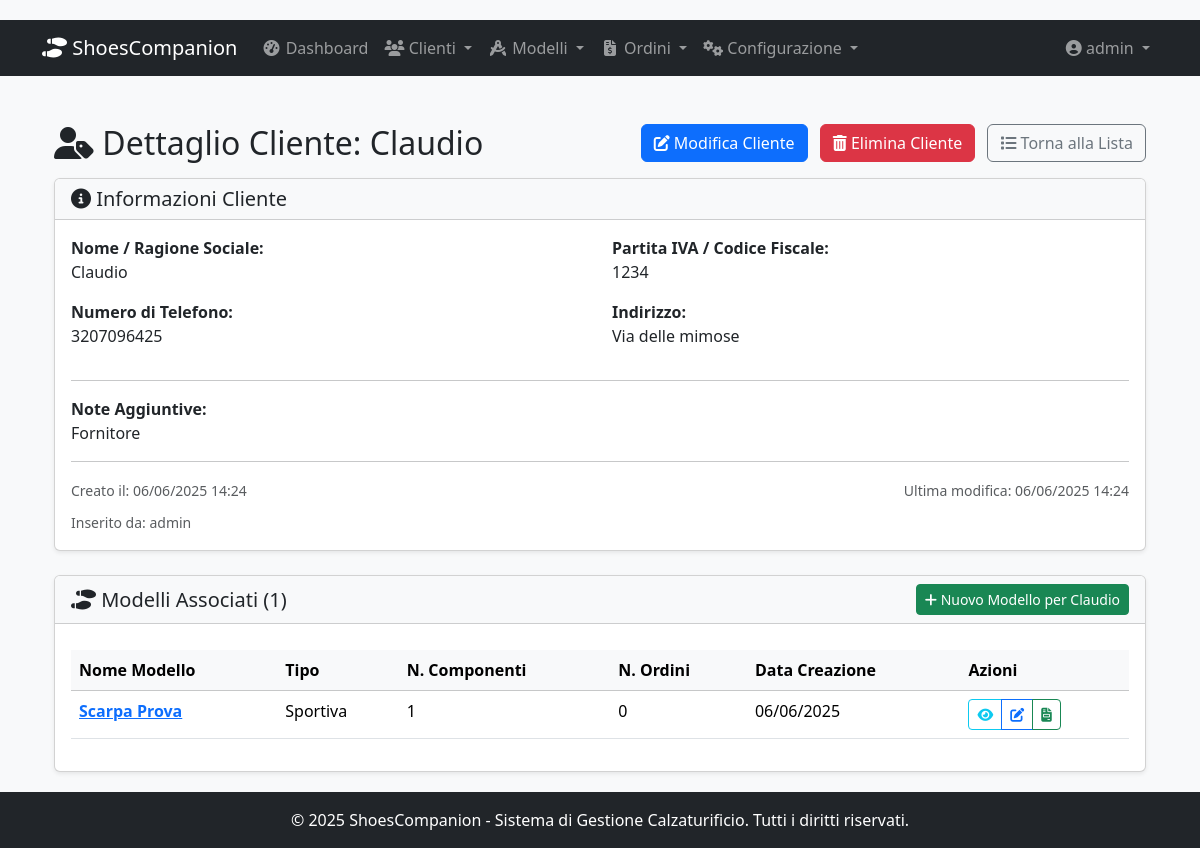
The page /clienti/1/ (signed in) on the database its author committed.
### gestionale/models.py (models this page shows, shortened)
class Cliente(models.Model):
    nome = models.CharField(max_length=200)
    numero_telefono = models.CharField(max_length=20, blank=True, null=True)
    indirizzo = models.TextField(blank=True, null=True)
    partita_IVA = models.CharField(max_length=20, blank=True, null=True)
    note = models.TextField(blank=True, null=True)
    created_at = models.DateTimeField(auto_now_add=True)
    updated_at = models.DateTimeField(auto_now=True)
    created_by = models.ForeignKey(User, on_delete=models.SET_NULL, null=True, related_name='clienti_creati')
    class Meta: verbose_name_plural = "Clienti"; ordering = ['nome']

class Modello(models.Model):
    TIPO_SCARPA_CHOICES = [('CASUAL', 'Casual'), ('ELEGANTE', 'Elegante'), ('SPORTIVA', 'Sportiva'), ('SANDALO', 'Sandalo'), ('STIVALE', 'Stivale'), ('ALTRO', 'Altro')]
    cliente = models.ForeignKey(Cliente, on_delete=models.CASCADE, related_name='modelli')
    nome = models.CharField(max_length=200)
    tipo = models.CharField(max_length=20, choices=TIPO_SCARPA_CHOICES, default='CASUAL')
    foto = models.ImageField(upload_to='modelli/foto/', blank=True, null=True)
    note = models.TextField(blank=True, null=True)
    created_at = models.DateTimeField(auto_now_add=True)
    updated_at = models.DateTimeField(auto_now=True)
    created_by = models.ForeignKey(User, on_delete=models.SET_NULL, null=True, related_name='modelli_creati')
    class Meta: verbose_name_plural = "Modelli"; ordering = ['nome']; unique_together = ['cliente', 'nome']

### gestionale/views.py (the view)
# urls.py: path('clienti/<int:pk>/', views.ClienteDetailView.as_view(), name='cliente_detail'),
class ClienteDetailView(LoginRequiredMixin, generic.DetailView):
    model = Cliente
    template_name = 'gestionale/clienti/cliente_detail.html'

### gestionale/templates/gestionale/clienti/cliente_detail.html (shortened to what this page needs)
{% extends 'gestionale/base.html' %}
{% load static %}
{% block content %}
<div class="container mt-4">
    <div class="d-flex justify-content-between align-items-center mb-3">
        <h2 class="mb-0"><i class="fas fa-user-tag"></i> Dettaglio Cliente: {{ cliente.nome }}</h2>
        <div>
            <a href="{% url 'cliente_update' cliente.pk %}" class="btn btn-primary me-2">
                <i class="fas fa-edit"></i> Modifica Cliente
            </a>
            <a href="{% url 'cliente_delete' cliente.pk %}" class="btn btn-danger me-2">
                <i class="fas fa-trash-alt"></i> Elimina Cliente
            </a>
            <a href="{% url 'cliente_list' %}" class="btn btn-outline-secondary">
                <i class="fas fa-list"></i> Torna alla Lista
            </a>
        </div>
    </div>
    <div class="card shadow-sm mb-4">
        <div class="card-header bg-light">
            <h5 class="mb-0"><i class="fas fa-info-circle"></i> Informazioni Cliente</h5>
        </div>
        <div class="card-body">
            <div class="row">
                <div class="col-md-6">
                    <p><strong>Nome / Ragione Sociale:</strong><br> {{ cliente.nome }}</p>
                    <p><strong>Numero di Telefono:</strong><br> {{ cliente.numero_telefono|default:"N/D" }}</p>
                </div>
                <div class="col-md-6">
                    <p><strong>Partita IVA / Codice Fiscale:</strong><br> {{ cliente.partita_IVA|default:"N/D" }}</p>
                    <p><strong>Indirizzo:</strong><br> {{ cliente.indirizzo|linebreaksbr|default:"N/D" }}</p>
                </div>
            </div>
            {% if cliente.note %}
            <hr>
            <p><strong>Note Aggiuntive:</strong><br> {{ cliente.note|linebreaksbr }}</p>
            {% endif %}
            <hr>
            <div class="row">
                <div class="col-sm-6">
                    <small class="text-muted">Creato il: {{ cliente.created_at|date:"d/m/Y H:i" }}</small>
                </div>
                <div class="col-sm-6 text-sm-end">
                     <small class="text-muted">Ultima modifica: {{ cliente.updated_at|date:"d/m/Y H:i" }}</small>
                </div>
                 {% if cliente.created_by %}
                <div class="col-12 mt-2">
                     <small class="text-muted">Inserito da: {{ cliente.created_by.username }}</small>
                </div>
                {% endif %}
            </div>
        </div>
    </div>
    <div class="card shadow-sm">
        <div class="card-header bg-light d-flex justify-content-between align-items-center">
            <h5 class="mb-0"><i class="fas fa-shoe-prints"></i> Modelli Associati ({{ cliente.modelli.all.count }})</h5>
            <a href="{% url 'modello_create' %}?cliente={{ cliente.pk }}" class="btn btn-success btn-sm">
                <i class="fas fa-plus"></i> Nuovo Modello per {{ cliente.nome|truncatechars:15 }}
            </a>
        </div>
        <div class="card-body">
            {% if cliente.modelli.all %}
                <div class="table-responsive">
                    <table class="table table-hover">
                        <thead class="table-light">
                            <tr>
                                <th>Nome Modello</th>
                                <th>Tipo</th>
                                <th>N. Componenti</th>
                                <th>N. Ordini</th>
                                <th>Data Creazione</th>
                                <th>Azioni</th>
                            </tr>
                        </thead>
                        <tbody>
                            {% for modello in cliente.modelli.all %}
                            <tr>
                                <td>
                                    <a href="{% url 'modello_detail' modello.pk %}"><strong>{{ modello.nome }}</strong></a>
                                </td>
                                <td>{{ modello.get_tipo_display }}</td>
                                <td>{{ modello.componenti.all.count }}</td>
                                <td>{{ modello.ordini.all.count }}</td>
                                <td>{{ modello.created_at|date:"d/m/Y" }}</td>
                                <td>
                                    <div class="btn-group btn-group-sm">
                                        <a href="{% url 'modello_detail' modello.pk %}" class="btn btn-outline-info" title="Vedi Dettaglio Modello">
                                            <i class="fas fa-eye"></i>
                                        </a>
                                        <a href="{% url 'modello_update' modello.pk %}" class="btn btn-outline-primary" title="Modifica Modello">
                                            <i class="fas fa-edit"></i>
                                        </a>
                                         <a href="{% url 'ordine_create_for_modello' modello.pk %}" class="btn btn-outline-success" title="Crea Ordine per questo Modello">
                                            <i class="fas fa-file-invoice"></i>
                                        </a>
                                    </div>
                                </td>
                            </tr>
                            {% endfor %}
                        </tbody>
                    </table>
                </div>
            {% else %}
                <div class="alert alert-info text-center" role="alert">
                    Nessun modello ancora associato a questo cliente.
                    <a href="{% url 'modello_create' %}?cliente={{ cliente.pk }}" class="alert-link">Aggiungi il primo modello</a>.
                </div>
            {% endif %}
        </div>
    </div>
</div>
{% endblock %}

### gestionale/templates/gestionale/base.html (shortened to what this page needs)
{% load static %}
<!DOCTYPE html>
<html lang="it">
<head>
    <link href="https://cdn.jsdelivr.net/npm/bootstrap@5.3.2/dist/css/bootstrap.min.css" rel="stylesheet">
    <link href="https://cdnjs.cloudflare.com/ajax/libs/font-awesome/6.5.1/css/all.min.css" rel="stylesheet" />
    <link href="https://cdn.jsdelivr.net/npm/select2@4.1.0-rc.0/dist/css/select2.min.css" rel="stylesheet" />
    <link href="https://cdn.jsdelivr.net/npm/select2-bootstrap-5-theme@1.3.0/dist/select2-bootstrap-5-theme.min.css" rel="stylesheet" />
    <link href="{% static 'css/style.css' %}" rel="stylesheet">
</head>
<body class="d-flex flex-column min-vh-100">
    <nav class="navbar navbar-expand-lg navbar-dark bg-dark sticky-top">
        <div class="container">
            <a class="navbar-brand" href="{% url 'home' %}">
                <i class="fas fa-shoe-prints"></i> ShoesCompanion
            </a>
            <div class="collapse navbar-collapse" id="navbarNav">
                <ul class="navbar-nav me-auto mb-2 mb-lg-0">
                    <li class="nav-item">
                        <a class="nav-link" href="{% url 'home' %}"><i class="fas fa-tachometer-alt fa-fw"></i> Dashboard</a>
                    </li>
                    <li class="nav-item dropdown">
                        <a class="nav-link dropdown-toggle" href="#" role="button" data-bs-toggle="dropdown">
                            <i class="fas fa-users fa-fw"></i> Clienti
                        </a>
                    </li>
                    <li class="nav-item dropdown">
                        <a class="nav-link dropdown-toggle" href="#" role="button" data-bs-toggle="dropdown">
                            <i class="fas fa-drafting-compass fa-fw"></i> Modelli
                        </a>
                    </li>
                    <li class="nav-item dropdown">
                        <a class="nav-link dropdown-toggle" href="#" role="button" data-bs-toggle="dropdown">
                            <i class="fas fa-file-invoice-dollar fa-fw"></i> Ordini
                        </a>
                    </li>
                    <li class="nav-item dropdown">
                        <a class="nav-link dropdown-toggle" href="#" role="button" data-bs-toggle="dropdown">
                            <i class="fas fa-cogs fa-fw"></i> Configurazione
                        </a>
                    </li>
                </ul>
                <ul class="navbar-nav">
                    {% if user.is_authenticated %}
                        <li class="nav-item dropdown">
                             <a class="nav-link dropdown-toggle" href="#" role="button" data-bs-toggle="dropdown">
                                <i class="fas fa-user-circle"></i> {{ user.username }}
                            </a>
                        </li>
                    {% else %}
                        <li class="nav-item">
                            <a class="nav-link" href="{% url 'login' %}"><i class="fas fa-sign-in-alt"></i> Login</a>
                        </li>
                    {% endif %}
                </ul>
            </div>
        </div>
    </nav>
    <main class="container mt-4 flex-grow-1">
        {% block content %}{% endblock %}
    </main>
    <footer class="bg-dark text-white text-center mt-auto py-3">
        <div class="container">
            <p class="mb-0">&copy; {% now "Y" %} ShoesCompanion - Sistema di Gestione Calzaturificio. Tutti i diritti riservati.</p>
        </div>
    </footer>
</body>
</html>

### gestionale/static/css/style.css (style rules this page uses)
body { padding-top: 20px; background-color: #f8f9fa; }
.card { margin-bottom: 20px; box-shadow: 0 0.125rem 0.25rem rgba(0, 0, 0, 0.075); }
.card-header { font-weight: bold; }
.table-responsive { margin-top: 10px; }
.btn-sm { padding: 0.25rem 0.5rem; font-size: 0.875rem; }
.table th { white-space: nowrap; }

### rows shown on the page
Cliente: nome "Claudio", numero_telefono "3207096425", partita_IVA "1234", indirizzo "Via delle mimose", note "Fornitore", created_at "06/06/2025 14:24", updated_at "06/06/2025 14:24", created_by.username "admin", modelli.all.count "1"
Modello: nome "Scarpa Prova", tipo "Sportiva", componenti.all.count "1", ordini.all.count "0", created_at "06/06/2025"

### other values the page prints
{{ user.username }} "admin"
